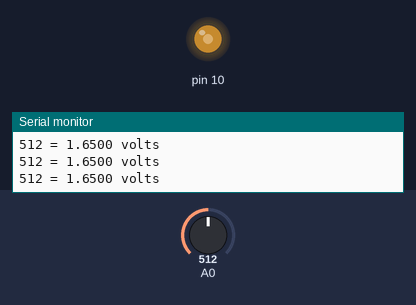
This sketch was run on a simulated Arduino Uno, built with avr-gcc and run on an emulated ATmega328P. On the bench: output pins drawn as LEDs (lit = HIGH), the last lines printed to the serial monitor. The test bench sets the inputs (shaded band); at power-on: A0 = 512.

Above: at 1.8 s.
1.9 s: A0 set to 716
At 2.4 s:
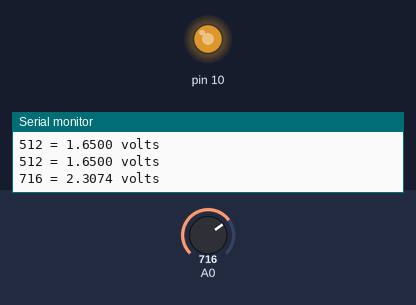
3.5 s: A0 set to 900
At 4.7 s:
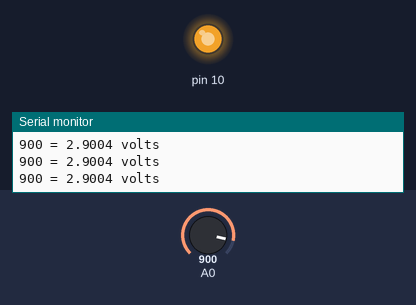
5.0 s: A0 set to 122
At 5.9 s:
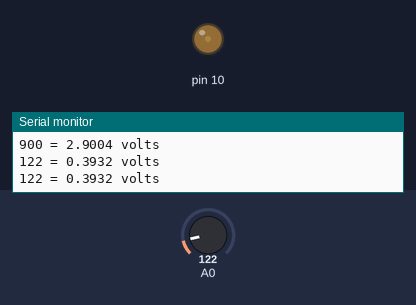
Timing chart, 0 to 8.0 s (numbered marks = the images above; inputs shaded):
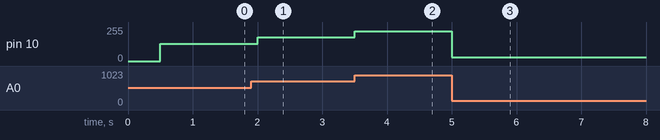

The sketch:

PreLab9_.ino
```cpp
void setup() {
  Serial.begin(9600);
  analogReference(EXTERNAL);

}

unsigned long oldMillis = 0;

void loop() {
  unsigned long currentMillis = millis();
  int interval = 500;
  int SampleFromADC;

  if (millis() - oldMillis >= interval) {
    SampleFromADC = analogRead(0);
    analogWrite (10, SampleFromADC/4);
    Serial.print(SampleFromADC);
    Serial.print( " = " );
    Serial.print( 3.3 * SampleFromADC / 1024.0, 4 );
    Serial.println( " volts " );
    oldMillis += interval;

  }
}
```

Measured:
- after the input at 1.9 s, pin 10: 128/255 → 179/255 after 0.10 s
- after the input at 3.5 s, pin 10: 179/255 → 225/255 at once
- after the input at 5.0 s, pin 10: 225/255 → 30/255 at once
